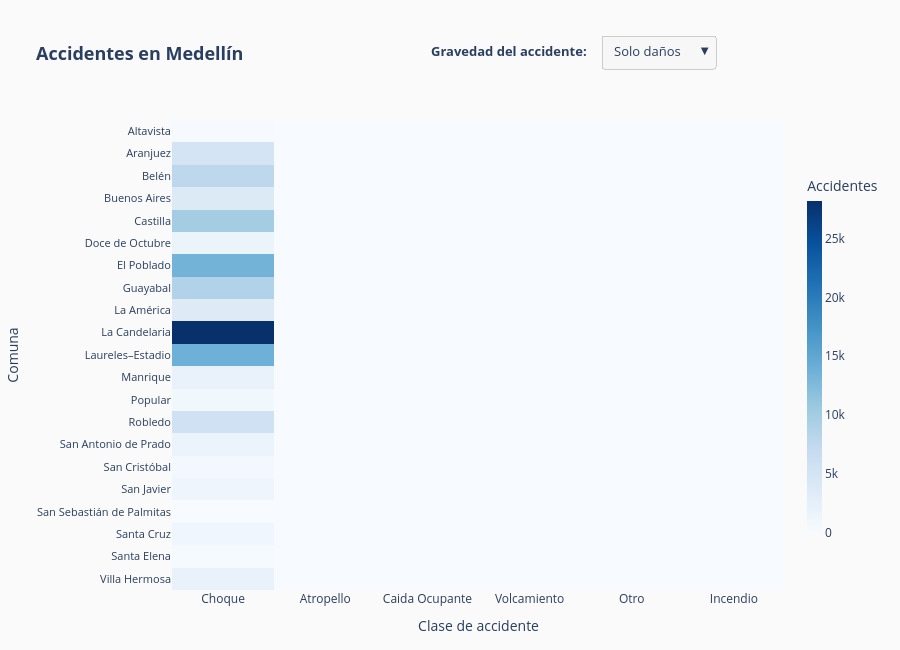

Notebook code cell kept with this figure:
### Markdown cell above
</small>***Pregunta***</small>

### Code cell
orden_gravedad = ['Solo daños', 'Con heridos', 'Fallecidos']
clases_orden   = ['Choque', 'Atropello', 'Caida Ocupante', 'Volcamiento', 'Otro', 'Incendio']


#va a crear una tabla agregada con el conteo de accidentes por cada combinación de gravedad, comuna y clase de accidente. Esto nos permitirá construir los heatmaps para cada gravedad.
agg = (
    dta_sinul_com.groupby(['GRAVEDAD_ACCIDENTE', 'COMUNA', 'CLASE_ACCIDENTE'])
      .size()
      .reset_index(name='conteo')
)
 
comunas_orden = sorted(dta_sinul_com['COMUNA'].unique())   #Ordenamos alfabéticamente las comunas para que el eje Y del heatmap tenga un orden lógico y fácil de seguir. Esto mejora la legibilidad y permite identificar rápidamente patrones geográficos en los accidentes.
 
# Estilo de los mapas
colorscales = {
    'Solo daños'  : 'Blues',
    'Con heridos' : 'Oranges',
    'Fallecidos'  : 'Reds',
}
 
traces = []
for gravedad in orden_gravedad:
    sub = agg[agg['GRAVEDAD_ACCIDENTE'] == gravedad]
    pivot = (
        sub.pivot_table(index='COMUNA', columns='CLASE_ACCIDENTE',
                        values='conteo', aggfunc='sum', fill_value=0)
           .reindex(index=comunas_orden, columns=clases_orden, fill_value=0)
    )
 
    hover = pd.DataFrame(index=pivot.index, columns=pivot.columns)
    for col in pivot.columns:
        hover[col] = (
            "<b>Comuna:</b> " + pivot.index + "<br>"
            + "<b>Clase:</b> " + col + "<br>"
            + "<b>Gravedad:</b> " + gravedad + "<br>"
            + "<b>Accidentes:</b> " + pivot[col].astype(str)
        )
 
    traces.append(go.Heatmap(
        z             = pivot.values,
        x             = clases_orden,
        y             = comunas_orden,
        text          = hover.values,
        hovertemplate = "%{text}<extra></extra>",
        colorscale    = colorscales[gravedad],
        colorbar      = dict(title="Accidentes", thickness=15, len=0.8),
        showscale     = True,
        visible       = (gravedad == orden_gravedad[0]),
        name          = gravedad,
    ))
 

buttons = []
for i, gravedad in enumerate(orden_gravedad):
    visibility = [j == i for j in range(len(orden_gravedad))]
    buttons.append(dict(
        label  = gravedad,
        method = "update",
        args   = [
            {"visible": visibility},
            {"title": f"<b>Accidentes en Medellín</b> "}
        ]
    ))
 

fig = go.Figure(data=traces)
 
fig.update_layout(
    title=dict(
        text=f"<b>Accidentes en Medellín</b>",
        font=dict(size=18),
        x=0.04,
    ),
    updatemenus=[dict(
        type        = "dropdown",
        direction   = "down",
        x           = 0.7,
        xanchor     = "left",
        y           = 1.18,
        yanchor     = "top",
        buttons     = buttons,
        bgcolor     = "#F7F7F7",
        bordercolor = "#CCCCCC",
        font        = dict(size=13),
        showactive  = True,
    )],
    annotations=[dict(
        text      = "<b>Gravedad del accidente:</b>",
        x         = 0.68,
        xref      = "paper",
        y         = 1.17,
        yref      = "paper",
        showarrow = False,
        font      = dict(size=13),
        align     = "left",
    )],
    xaxis=dict(
        title    = "Clase de accidente",
        tickfont = dict(size=12),
        side     = "bottom",
    ),
    yaxis=dict(
        title     = "Comuna",
        tickfont  = dict(size=11),
        autorange = "reversed",
    ),
    height=650,
    margin=dict(l=120, r=60, t=120, b=60),
    paper_bgcolor="#FAFAFA",
    plot_bgcolor ="#FAFAFA",
)
 
fig.show()
